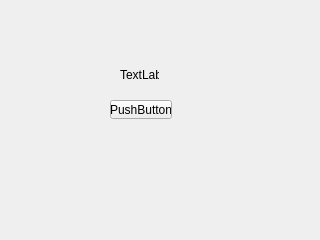
<?xml version="1.0" encoding="UTF-8"?>
<ui version="4.0">
 <class>Form</class>
 <widget class="QWidget" name="Form">
  <property name="geometry">
   <rect>
    <x>0</x>
    <y>0</y>
    <width>320</width>
    <height>240</height>
   </rect>
  </property>
  <property name="windowTitle">
   <string>Form</string>
  </property>
  <widget class="QLabel" name="label">
   <property name="geometry">
    <rect>
     <x>120</x>
     <y>70</y>
     <width>39</width>
     <height>10</height>
    </rect>
   </property>
   <property name="text">
    <string>TextLabel</string>
   </property>
  </widget>
  <widget class="QPushButton" name="pushButton">
   <property name="geometry">
    <rect>
     <x>110</x>
     <y>100</y>
     <width>62</width>
     <height>19</height>
    </rect>
   </property>
   <property name="text">
    <string>PushButton</string>
   </property>
  </widget>
 </widget>
 <resources/>
 <connections/>
</ui>
